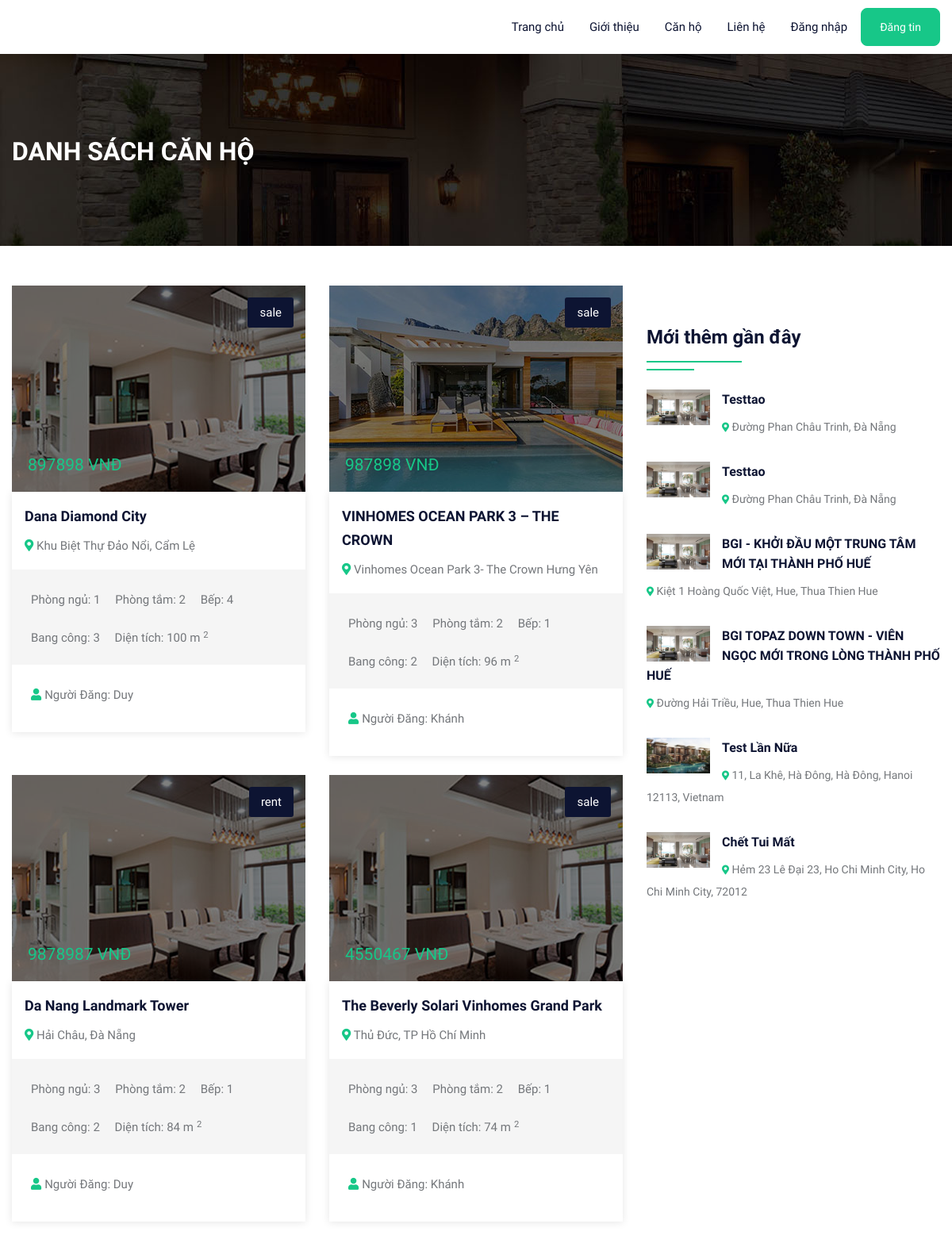
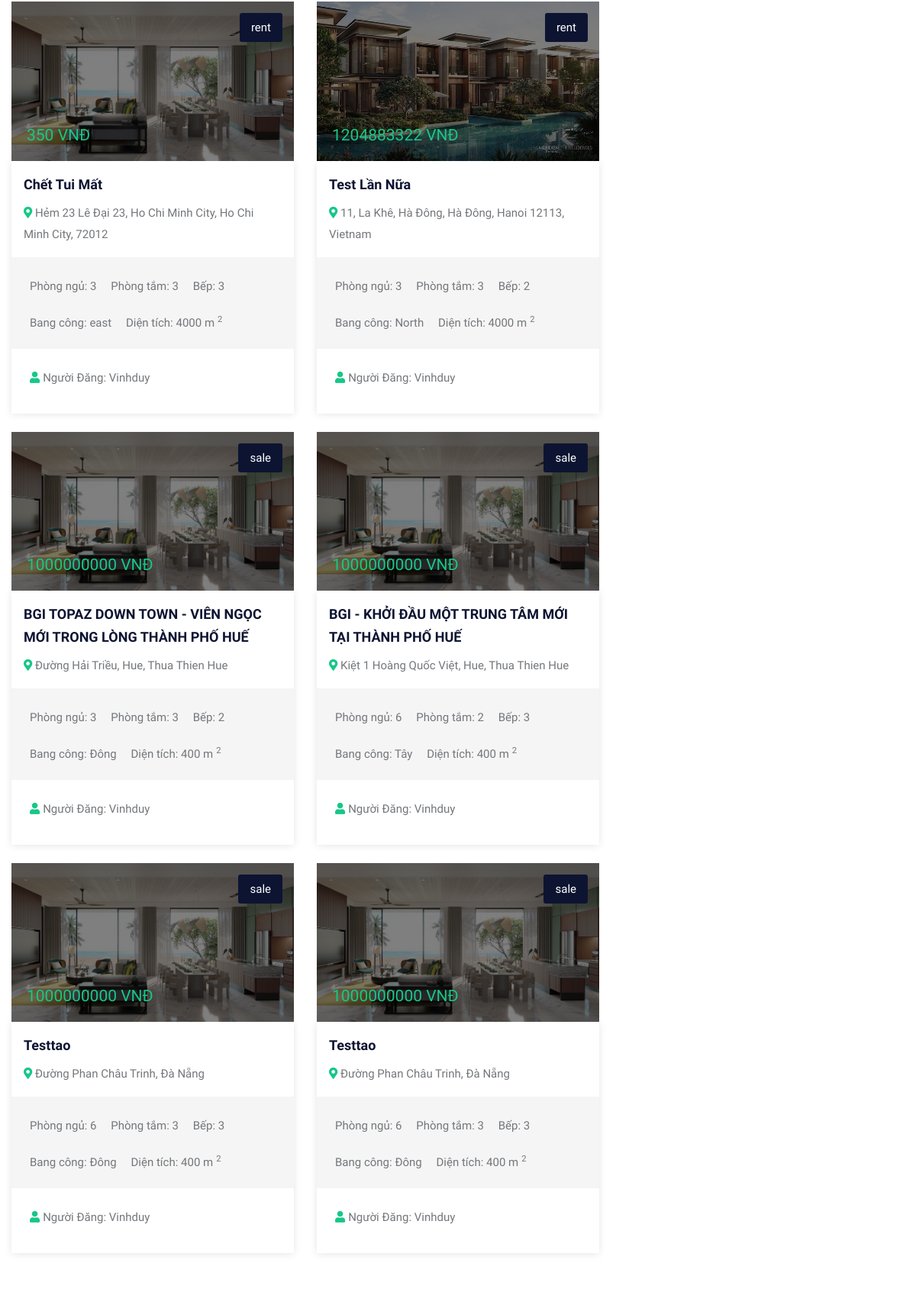
/property.php (upper part), run on the app's committed database (2 pictures, top to bottom).
### tables this page shows
CREATE TABLE `property` (
  `pid` int(50) NOT NULL,
  `title` varchar(200) NOT NULL,
  `pcontent` longtext NOT NULL,
  `type` varchar(100) NOT NULL,
  `pool` varchar(50) NOT NULL,
  `stype` varchar(100) NOT NULL,
  `bedroom` int(50) NOT NULL,
  `bathroom` int(50) NOT NULL,
  `direction` varchar(50) NOT NULL,
  `kitchen` int(50) NOT NULL,
  `parkinglot` varchar(50) NOT NULL,
  `floor` varchar(50) NOT NULL,
  `size` int(50) NOT NULL,
  `price` int(50) NOT NULL,
  `location` varchar(200) NOT NULL,
  `district` varchar(100) NOT NULL,
  `city` varchar(100) NOT NULL,
  `pimage` varchar(300) NOT NULL,
  `pimage1` varchar(300) NOT NULL,
  `pimage2` varchar(300) NOT NULL,
  `pimage3` varchar(300) NOT NULL,
  `pimage4` varchar(300) NOT NULL,
  `uid` int(50) NOT NULL,
  `status` varchar(50) NOT NULL,
  `mapimage` varchar(300) NOT NULL,
  `topmapimage` varchar(300) NOT NULL,
  `groundmapimage` varchar(300) NOT NULL,
  `security` varchar(50) NOT NULL,
  `date` datetime NOT NULL DEFAULT current_timestamp(),
  `lat` text NOT NULL,
  `long` text NOT NULL
);

CREATE TABLE `user` (
  `uid` int(50) NOT NULL,
  `uname` varchar(100) NOT NULL,
  `uemail` varchar(100) NOT NULL,
  `uphone` varchar(20) NOT NULL,
  `upass` varchar(50) NOT NULL,
  `utype` varchar(50) NOT NULL,
  `uimage` varchar(300) NOT NULL
);

### property.php (the view, shortened to what this page needs)
<!DOCTYPE html>
<html lang="en">
<head>
<link rel="stylesheet" type="text/css" href="css/bootstrap.min.css">
<link rel="stylesheet" type="text/css" href="css/bootstrap-slider.css">
<link rel="stylesheet" type="text/css" href="css/jquery-ui.css">
<link rel="stylesheet" type="text/css" href="css/layerslider.css">
<link rel="stylesheet" type="text/css" href="css/color.css" id="color-change">
<link rel="stylesheet" type="text/css" href="css/owl.carousel.min.css">
<link rel="stylesheet" type="text/css" href="css/font-awesome.min.css">
<link rel="stylesheet" type="text/css" href="fonts/flaticon/flaticon.css">
<link rel="stylesheet" type="text/css" href="css/style.css">
</head>
<body>
<div id="page-wrapper">
    <div class="row">
		<?php include("include/header.php");?>
        <div class="banner-full-row page-banner" style="background-image:url('images/breadcromb.jpg');">
            <div class="container">
                <div class="row">
                    <div class="col-md-6">
                        <h2 class="page-name float-left text-white text-uppercase mt-1 mb-0"><b>DANH SÁCH CĂN HỘ</b></h2>
                    </div>
                </div>
            </div>
        </div>
        <div class="full-row">
            <div class="container">
                <div class="row">
					<div class="col-lg-8">
                        <div class="row">
							<?php
							$query=mysqli_query($con,"SELECT property.*, user.uname,user.utype,user.uimage FROM `property`,`user` WHERE property.uid=user.uid");
								while($row=mysqli_fetch_array($query))
								{
							?>
                            <div class="col-md-6">
                                <div class="featured-thumb hover-zoomer mb-4">
                                    <div class="overlay-black overflow-hidden position-relative"> <img src="admin/property/<?php echo $row['18'];?>" alt="pimage">
                                        <div class="sale bg-secondary text-white"><?php echo $row['5'];?></div>
                                        <div class="price text-primary text-capitalize"><?php echo $row['13'];?> VNĐ</div>
                                    </div>
                                    <div class="featured-thumb-data shadow-one">
                                                <div class="p-3">
                                                    <h5 class="text-secondary hover-text-primary mb-2 text-capitalize"><a href="propertydetail.php?pid=<?php echo $row['0'];?>"><?php echo $row['1'];?></a></h5>
                                                    <span class="location text-capitalize"><i class="fas fa-map-marker-alt text-primary"></i> <?php echo $row['14'];?></span> </div>
                                                <div class="bg-gray quantity px-4 pt-4">
                                                    <ul>
                                                        <li>Phòng ngủ: <?php echo $row['6'];?></li>
                                                        <li>Phòng tắm: <?php echo $row['7'];?></li>
                                                        <li>Bếp: <?php echo $row['9'];?></li>
                                                        <li>Bang công: <?php echo $row['8'];?></li>
                                                        <li>Diện tích: <?php echo $row['12'];?> m<sup>2</li>
                                                    </ul>
                                                </div>
                                                <div class="p-4 d-inline-block w-100">
                                                    <div class="float-left text-capitalize"><i class="fas fa-user text-primary mr-1"></i>Người đăng: <?php echo $row['uname'];?></div>
                                                </div>
                                    </div>
                                </div>
                            </div>
                            <?php } ?>
                        </div>
                    </div>
                    <div class="col-lg-4">
                        <div class="sidebar-widget mt-5">
                            <h4 class="double-down-line-left text-secondary position-relative pb-4 mb-4">Mới thêm gần đây</h4>
                            <ul class="property_list_widget">
								<?php
								$query=mysqli_query($con,"SELECT * FROM `property` ORDER BY date DESC LIMIT 6");
										while($row=mysqli_fetch_array($query))
										{
								?>
                                <li> <img src="admin/property/<?php echo $row['18'];?>" alt="pimage">
                                    <h6 class="text-secondary hover-text-primary text-capitalize"><a href="propertydetail.php?pid=<?php echo $row['0'];?>"><?php echo $row['1'];?></a></h6>
                                    <span class="font-14"><i class="fas fa-map-marker-alt icon-primary icon-small"></i> <?php echo $row['14'];?></span>
                                </li>
                                <?php } ?>
                            </ul>
                        </div>
                    </div>
                </div>
            </div>
        </div>
    </div>
</div>
</body>
</html>

### css/color.css (style rules this page uses)
:root { --theme-ordinary-color: #74777b; }
:root { --theme-primary-color: #17c788; }
:root { --theme-secondary-color: #0d1432; }
:root { --theme-white-color: #fff; }
:root { --theme-light-color: #f8f8f8; }
:root { --theme-gray-color: #f5f5f5; }
:root { --theme-footer-color: #091b4b; }
:root { --theme-dark-color: #091b4b; }
:root { --text-light-color: #a3a7af; }
:root { --theme-primary-opacity-color: rgba(11, 191, 141, .8); }
:root { --theme-secondary-opacity-color: rgba(13,20,50,0.7); }
:root { --theme-white-opacity-color: rgba(255, 255, 255, 0.3); }
:root { --theme-dark-opacity-color: rgba(0, 0, 0, 0.5); }
:root { --theme-ordinary-font: 'Muli', sans-serif; }
:root { --theme-highlight-font: 'Comfortaa', cursive; }

### data on the page
property: pimage1 (picture), stype "sale", price "897898", title "Dana Diamond City", location "Khu Biệt Thự Đảo Nổi, Cẩm Lệ", bedroom "1", bathroom "2", kitchen "4", direction "3", size "100", uid.uname "Duy"
property: pimage1 (picture), stype "sale", price "987898", title "VINHOMES OCEAN PARK 3 – THE CROWN", location "Vinhomes Ocean Park 3- The Crown Hưng Yên", bedroom "3", bathroom "2", kitchen "1", direction "2", size "96", uid.uname "Khánh"
property: pimage1 (picture), stype "rent", price "9878987", title "Da Nang Landmark Tower", location "Hải Châu, Đà Nẵng", bedroom "3", bathroom "2", kitchen "1", direction "2", size "84", uid.uname "Duy"
property: pimage1 (picture), stype "sale", price "4550467", title "The Beverly Solari Vinhomes Grand Park", location "Thủ Đức, TP Hồ Chí Minh", bedroom "3", bathroom "2", kitchen "1", direction "1", size "74", uid.uname "Khánh"
property: pimage1 (picture), stype "rent", price "350", title "Chết Tui Mất", location "Hẻm 23 Lê Đại 23, Ho Chi Minh City, Ho Chi Minh City, 72012", bedroom "3", bathroom "3", kitchen "3", direction "east", size "4000", uid.uname "Vinhduy"
property: pimage1 (picture), stype "rent", price "1204883322", title "Test Lần Nữa", location "11, La Khê, Hà Đông, Hà Đông, Hanoi 12113, Vietnam", bedroom "3", bathroom "3", kitchen "2", direction "North", size "4000", uid.uname "Vinhduy"
property: pimage1 (picture), stype "sale", price "1000000000", title "BGI TOPAZ DOWN TOWN - VIÊN NGỌC MỚI TRONG LÒNG THÀNH PHỐ HUẾ", location "Đường Hải Triều, Hue, Thua Thien Hue", bedroom "3", bathroom "3", kitchen "2", direction "Đông", size "400", uid.uname "Vinhduy"
property: pimage1 (picture), stype "sale", price "1000000000", title "BGI - KHỞI ĐẦU MỘT TRUNG TÂM MỚI TẠI THÀNH PHỐ HUẾ", location "Kiệt 1 Hoàng Quốc Việt, Hue, Thua Thien Hue", bedroom "6", bathroom "2", kitchen "3", direction "Tây", size "400", uid.uname "Vinhduy"
property: pimage1 (picture), stype "sale", price "1000000000", title "Testtao", location "Đường Phan Châu Trinh, Đà Nẵng", bedroom "6", bathroom "3", kitchen "3", direction "Đông", size "400", uid.uname "Vinhduy"
property: pimage1 (picture), stype "sale", price "1000000000", title "Testtao", location "Đường Phan Châu Trinh, Đà Nẵng", bedroom "6", bathroom "3", kitchen "3", direction "Đông", size "400", uid.uname "Vinhduy"
